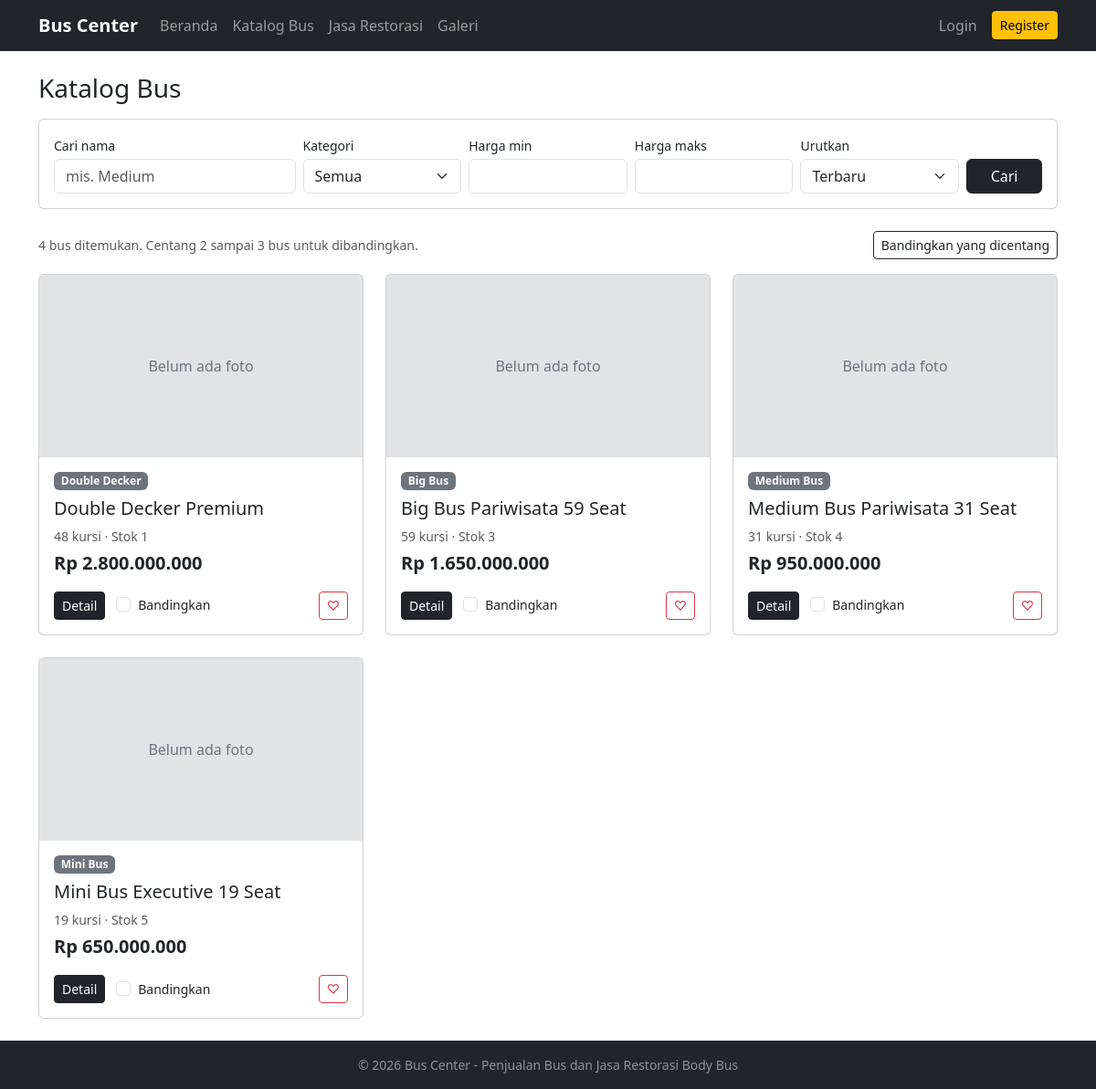
/pages/katalog.php, run on the app's committed database.
### tables this page shows
CREATE TABLE bus (
  id            INT AUTO_INCREMENT PRIMARY KEY,
  kategori_id   INT NOT NULL,
  nama          VARCHAR(100) NOT NULL,
  harga         DECIMAL(15,2) NOT NULL,
  kapasitas     INT NOT NULL,                       
  deskripsi     TEXT,
  spesifikasi   TEXT,
  gambar        VARCHAR(255) DEFAULT NULL,          
  stok          INT NOT NULL DEFAULT 0,
  created_at    TIMESTAMP NOT NULL DEFAULT CURRENT_TIMESTAMP,
  FOREIGN KEY (kategori_id) REFERENCES kategori(id)
    ON UPDATE CASCADE ON DELETE RESTRICT
);

CREATE TABLE kategori (
  id             INT AUTO_INCREMENT PRIMARY KEY,
  nama_kategori  VARCHAR(50) NOT NULL UNIQUE
);

### includes/auth_check.php (called while the page is built, shortened)
<?php
require_once __DIR__ . '/../config/database.php';
require_once __DIR__ . '/fungsi.php';
function is_login() {
    return isset($_SESSION['user_id']);
}
function is_admin() {
    return is_login() && $_SESSION['role'] === 'admin';
}

### pages/katalog.php (the view, shortened to what this page needs)
<?php
require_once __DIR__ . '/../includes/auth_check.php';
$q    = trim($_GET['q'] ?? '');
$urut = $_GET['urut'] ?? 'terbaru';
$where = ['1=1']; $types = ''; $params = [];
$urutan = [
    'terbaru'   => 'b.id DESC',
    'termurah'  => 'b.harga ASC',
    'termahal'  => 'b.harga DESC',
    'kapasitas' => 'b.kapasitas DESC',
];
$order = $urutan[$urut] ?? $urutan['terbaru'];
$bus = db_all(
    "SELECT b.*, k.nama_kategori FROM bus b JOIN kategori k ON k.id = b.kategori_id
     WHERE " . implode(' AND ', $where) . " ORDER BY $order", $types, $params);
$wish = [];
require_once __DIR__ . '/../includes/header.php';
?>
<h3 class="mb-3">Katalog Bus</h3>
<form method="GET" class="card card-body mb-4">
    <div class="row g-2 align-items-end">
        <div class="col-md-3">
            <label class="form-label small mb-1">Cari nama</label>
            <input type="text" name="q" class="form-control" value="<?= e($q) ?>" placeholder="mis. Medium">
        </div>
        <div class="col-md-2">
            <label class="form-label small mb-1">Kategori</label>
            <select name="kategori" class="form-select">
                <option value="0">Semua</option>
            </select>
        </div>
        <div class="col-md-2">
            <label class="form-label small mb-1">Harga min</label>
            <input type="number" name="harga_min" class="form-control" value="<?= e($_GET['harga_min'] ?? '') ?>" min="0">
        </div>
        <div class="col-md-2">
            <label class="form-label small mb-1">Harga maks</label>
            <input type="number" name="harga_max" class="form-control" value="<?= e($_GET['harga_max'] ?? '') ?>" min="0">
        </div>
        <div class="col-md-2">
            <label class="form-label small mb-1">Urutkan</label>
            <select name="urut" class="form-select">
                <option value="terbaru" <?= $urut == 'terbaru' ? 'selected' : '' ?>>Terbaru</option>
            </select>
        </div>
        <div class="col-md-1 d-grid">
            <button class="btn btn-dark">Cari</button>
        </div>
    </div>
</form>
<form method="GET" action="<?= BASE_URL ?>/pages/bandingkan.php" id="formBandingkan" class="d-flex justify-content-between align-items-center mb-3">
    <span class="text-muted small"><?= count($bus) ?> bus ditemukan. Centang 2 sampai 3 bus untuk dibandingkan.</span>
    <button class="btn btn-outline-dark btn-sm">Bandingkan yang dicentang</button>
</form>
<div class="row g-4">
<?php foreach ($bus as $b): ?>
    <div class="col-md-6 col-lg-4">
        <div class="card card-layanan h-100">
            <?= tampil_gambar('bus', $b['gambar'], $b['nama'], 200) ?>
            <div class="card-body d-flex flex-column">
                <span class="badge text-bg-secondary align-self-start mb-2"><?= e($b['nama_kategori']) ?></span>
                <h5 class="card-title"><?= e($b['nama']) ?></h5>
                <p class="mb-1 small text-muted"><?= (int)$b['kapasitas'] ?> kursi &middot; Stok <?= (int)$b['stok'] ?></p>
                <p class="fs-5 fw-bold mb-3"><?= rupiah($b['harga']) ?></p>
                <div class="mt-auto d-flex gap-2 align-items-center">
                    <a href="<?= BASE_URL ?>/pages/detail.php?id=<?= $b['id'] ?>" class="btn btn-dark btn-sm">Detail</a>
                    <div class="form-check ms-1">
                        <input class="form-check-input" type="checkbox" name="id[]" value="<?= $b['id'] ?>" form="formBandingkan" id="cb<?= $b['id'] ?>">
                        <label class="form-check-label small" for="cb<?= $b['id'] ?>">Bandingkan</label>
                    </div>
                    <?php if (!is_admin()): ?>
                        <form method="POST" action="<?= BASE_URL ?>/user/wishlist.php" class="ms-auto">
                            <button class="btn btn-sm <?= isset($wish[$b['id']]) ? 'btn-danger' : 'btn-outline-danger' ?>" title="Wishlist">
                                <?= isset($wish[$b['id']]) ? '&#9829;' : '&#9825;' ?>
                            </button>
                        </form>
                    <?php endif; ?>
                </div>
            </div>
        </div>
    </div>
<?php endforeach; ?>
</div>
<?php require_once __DIR__ . '/../includes/footer.php'; ?>

### includes/header.php (shortened to what this page needs)
<!DOCTYPE html>
<html lang="id">
<head>
    <link href="https://cdn.jsdelivr.net/npm/bootstrap@5.3.3/dist/css/bootstrap.min.css" rel="stylesheet">
    <link rel="stylesheet" href="<?= BASE_URL ?>/assets/css/style.css">
</head>
<body class="d-flex flex-column min-vh-100">
<nav class="navbar navbar-expand-lg navbar-dark bg-dark">
    <div class="container">
        <a class="navbar-brand fw-bold" href="<?= BASE_URL ?>/index.php"><?= e(APP_NAME) ?></a>
        <div class="collapse navbar-collapse" id="menuUtama">
            <ul class="navbar-nav me-auto">
                <li class="nav-item"><a class="nav-link" href="<?= BASE_URL ?>/index.php">Beranda</a></li>
                <li class="nav-item"><a class="nav-link" href="<?= BASE_URL ?>/pages/katalog.php">Katalog Bus</a></li>
                <li class="nav-item"><a class="nav-link" href="<?= BASE_URL ?>/pages/layanan.php">Jasa Restorasi</a></li>
                <li class="nav-item"><a class="nav-link" href="<?= BASE_URL ?>/pages/galeri.php">Galeri</a></li>
            </ul>
            <ul class="navbar-nav">
            <?php if (is_login()): ?>
                <li class="nav-item dropdown">
                    <a class="nav-link dropdown-toggle" href="#" data-bs-toggle="dropdown">
                        Halo, <?= e($_SESSION['nama']) ?>
                    </a>
                    <ul class="dropdown-menu dropdown-menu-end">
                    <?php if (is_admin()): ?>
                        <li><a class="dropdown-item" href="<?= BASE_URL ?>/admin/dashboard.php">Dashboard Admin</a></li>
                    <?php else: ?>
                        <li><a class="dropdown-item" href="<?= BASE_URL ?>/user/riwayat.php">Pesanan Saya</a></li>
                        <li><a class="dropdown-item" href="<?= BASE_URL ?>/user/restorasi_riwayat.php">Restorasi Saya</a></li>
                        <li><a class="dropdown-item" href="<?= BASE_URL ?>/user/wishlist.php">Wishlist</a></li>
                    <?php endif; ?>
                        <li><a class="dropdown-item" href="<?= BASE_URL ?>/user/profil.php">Profil</a></li>
                        <li><hr class="dropdown-divider"></li>
                        <li><a class="dropdown-item" href="<?= BASE_URL ?>/auth/logout.php">Logout</a></li>
                    </ul>
                </li>
            <?php else: ?>
                <li class="nav-item"><a class="nav-link" href="<?= BASE_URL ?>/auth/login.php">Login</a></li>
                <li class="nav-item"><a class="btn btn-warning btn-sm ms-lg-2 mt-1" href="<?= BASE_URL ?>/auth/register.php">Register</a></li>
            <?php endif; ?>
            </ul>
        </div>
    </div>
</nav>
<main class="flex-grow-1 py-4">
<div class="container">

### includes/fungsi.php (shortened to what this page needs)
<?php
function e($teks) {
    return htmlspecialchars((string)($teks ?? ''), ENT_QUOTES, 'UTF-8');
}
function rupiah($angka) {
    return 'Rp ' . number_format((float)$angka, 0, ',', '.');
}
function db_stmt($sql, $types, $params) {
    global $koneksi;
    $st = mysqli_prepare($koneksi, $sql);
    mysqli_stmt_execute($st);
    return $st;
}
function db_all($sql, $types = '', $params = []) {
    $st = db_stmt($sql, $types, $params);
    return mysqli_fetch_all(mysqli_stmt_get_result($st), MYSQLI_ASSOC);
}
function img_url($folder, $file) {
    return $file ? BASE_URL . '/uploads/' . $folder . '/' . rawurlencode($file) : null;
}
function tampil_gambar($folder, $file, $alt = '', $tinggi = 200) {
    $u = img_url($folder, $file);
    return '<div class="bg-secondary-subtle text-secondary d-flex align-items-center justify-content-center w-100" style="height:'
         . (int)$tinggi . 'px">Belum ada foto</div>';
}

### includes/footer.php (shortened to what this page needs)
</div>
</main>
<footer class="bg-dark text-white-50 py-3 mt-auto">
    <div class="container text-center small">
        &copy; <?= date('Y') ?> <?= e(APP_NAME) ?> - Penjualan Bus dan Jasa Restorasi Body Bus
    </div>
</footer>
</body>
</html>

### assets/css/style.css (style rules this page uses)
.card-layanan { transition: transform .15s ease, box-shadow .15s ease; }

### data on the page
bus: kategori.nama_kategori "Double Decker", nama "Double Decker Premium", kapasitas "48", stok "1", harga "Rp 2.800.000.000"
bus: kategori.nama_kategori "Big Bus", nama "Big Bus Pariwisata 59 Seat", kapasitas "59", stok "3", harga "Rp 1.650.000.000"
bus: kategori.nama_kategori "Medium Bus", nama "Medium Bus Pariwisata 31 Seat", kapasitas "31", stok "4", harga "Rp 950.000.000"
bus: kategori.nama_kategori "Mini Bus", nama "Mini Bus Executive 19 Seat", kapasitas "19", stok "5", harga "Rp 650.000.000"

### other printed values
APP_NAME "Bus Center"
count($bus) "4"
